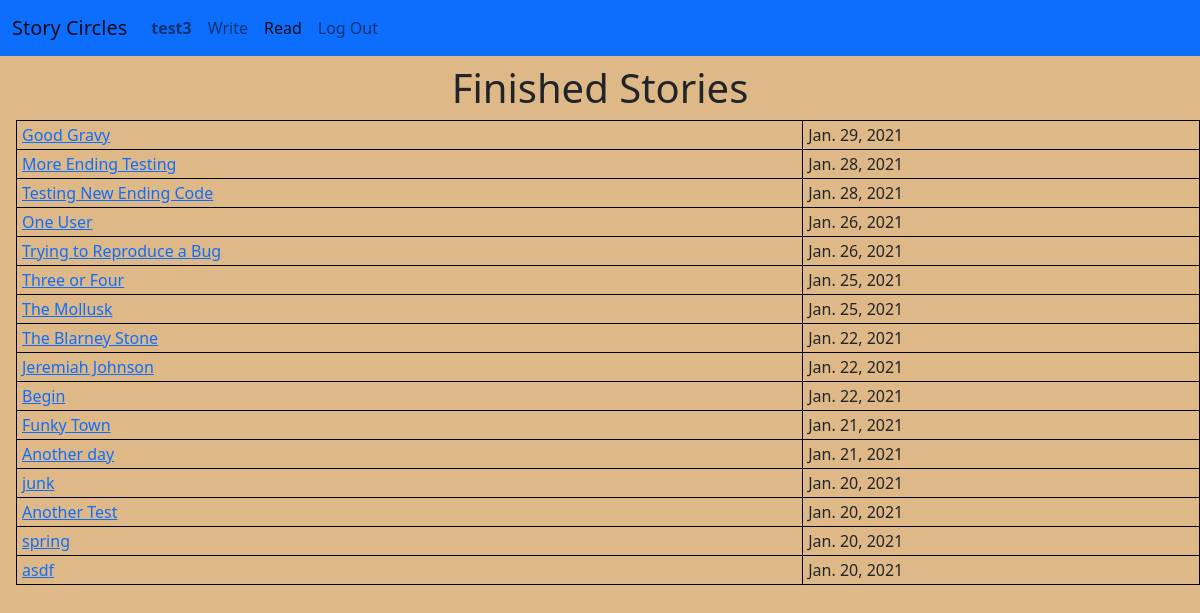
/circle/stories (signed in), run on the app's committed database.
### circle/models.py (models this page shows, shortened)
class User(AbstractUser):
    user_since = models.DateTimeField(blank=False, auto_now_add=True)
    liked_stories = models.ManyToManyField(
        "Story",
        related_name="liked_by",
        blank=True,
    )
    def get_absolute_url(self):
        return reverse('user', args=[self.pk])

class Story(models.Model):
    title = models.TextField(unique=True)
    authors = models.ManyToManyField(
        User,
        related_name="stories",
        blank=True
    )
    text = models.TextField()
    start_time = models.DateTimeField(blank=True, null=True)
    finish_time = models.DateTimeField(blank=True, null=True)
    finished = models.BooleanField(default=False)
    def get_absolute_url(self):
        if self.finished:
            return reverse('finished_story', args = [self.pk])
        else:
            return reverse('circle', args = [self.circle.pk])

### circle/views.py (the view)
# urls.py: path('stories', views.FinishedStoryListView.as_view(), name='finished_stories'),
class FinishedStoryListView(LoginRequiredMixin, ListView):
    model = Story
    template_name = "circle/finishedstory_list.html"
    queryset = Story.objects.filter(finished=True).order_by('-finish_time')
    context_object_name = 'stories'

### circle/templates/circle/finishedstory_list.html (shortened to what this page needs)
{% extends "circle/layout.html" %}
{% load static %}
{% block body %}
    <h1>
        Finished Stories
    </h1>
    {% include "circle/include/finished_story_table.html" %}
{% endblock %}

### circle/templates/circle/layout.html (shortened to what this page needs)
{% load static %}
<!DOCTYPE html>
<html lang="en">
    <head>
        <link href="https://cdn.jsdelivr.net/npm/bootstrap@5.0.0-beta1/dist/css/bootstrap.min.css" rel="stylesheet">
        <link href="{% static 'circle/styles.css' %}" rel="stylesheet">
    </head>
    <body>
        <nav class="navbar navbar-expand-md navbar-light bg-primary">
            <div class="container-fluid">
                <a class="navbar-brand" href="{% url 'index' %}">Story Circles</a>
                <div class="collapse navbar-collapse" id="navbarToggle">
                    <ul class="navbar-nav me-auto">
                        {% if user.is_authenticated %}
                        <li class="nav-item">
                            <a class="nav-link" id="current-user-nav" href="{{ user.get_absolute_url }}"><strong>{{ user.username }}</strong></a>
                        </li>
                        <li class="nav-item">
                            <a class="nav-link" id="write-nav" href="{% url 'index' %}">Write</a>
                        </li>
                        <li class="nav-item">
                            <a class="nav-link" id="read-nav" href="{% url 'finished_stories' %}">Read</a>
                        </li>
                        <li class="nav-item">
                            <a class="nav-link" href="{% url 'logout' %}">Log Out</a>
                        </li>
                        {% endif %}
                    </ul>
                </div>
            </div>
        </nav>
        <div class="body container-fluid d-flex flex-column h-100 w-100 px-0">
            {% block body %}
            {% endblock %}
        </div>
    </body>
</html>

### circle/templates/circle/include/finished_story_table.html
<table class="finished-story-table">
    {% for story in stories %}
    <tr>
        <td class="finished-story-title">
            <a href="{{ story.get_absolute_url }}">{{ story.title }}</a>
        </td>
        <td class="finished-story-date">
            {{ story.finish_time.date }}
        </td>
    </tr>
    {% endfor %}
</table>

### circle/static/circle/styles.css (style rules this page uses)
html, body { height: 100%; }
body { background-color: BurlyWood; }
h1 { margin-top: 0.5rem; text-align: center; }
table { border-collapse: collapse; margin-left: 1rem; }
table, th, td { border: 1px solid black; padding: 2px 5px; }

### data on the page
User: username "test3"
Story: title "Good Gravy", finish_time "Jan. 29, 2021"
Story: title "More Ending Testing", finish_time "Jan. 28, 2021"
Story: title "Testing New Ending Code", finish_time "Jan. 28, 2021"
Story: title "One User", finish_time "Jan. 26, 2021"
Story: title "Trying to Reproduce a Bug", finish_time "Jan. 26, 2021"
Story: title "Three or Four", finish_time "Jan. 25, 2021"
Story: title "The Mollusk", finish_time "Jan. 25, 2021"
Story: title "The Blarney Stone", finish_time "Jan. 22, 2021"
Story: title "Jeremiah Johnson", finish_time "Jan. 22, 2021"
Story: title "Begin", finish_time "Jan. 22, 2021"
Story: title "Funky Town", finish_time "Jan. 21, 2021"
Story: title "Another day", finish_time "Jan. 21, 2021"
Story: title "junk", finish_time "Jan. 20, 2021"
Story: title "Another Test", finish_time "Jan. 20, 2021"
Story: title "spring", finish_time "Jan. 20, 2021"
Story: title "asdf", finish_time "Jan. 20, 2021"
